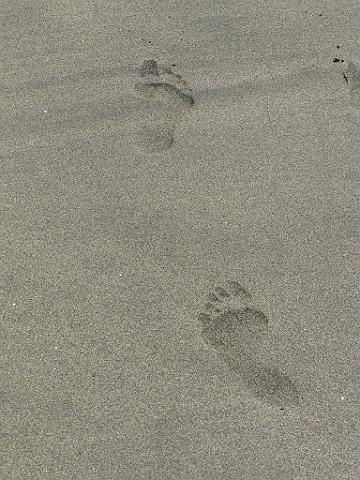
#> input picture test/images/footprints.jpg, 360 x 480 px
$ python -i image.py   (imports and definitions only)
#> lines starting #> are read from the running program, lines starting #| are printed output that depends on the picture
"""
Images manager.

"""

from io import BytesIO

from PIL import Image, ImageOps

from .helpers import node_format, preserve_ratio, size
from .parser import Tree
from .surface import cairo
from .url import parse_url

IMAGE_RENDERING = {
    'optimizeQuality': cairo.FILTER_BEST,
    'optimizeSpeed': cairo.FILTER_FAST,
}


# [102 lines left out: functions image, invert_image, not called in this run]

>>> from PIL import Image
>>> picture = Image.open('../test/images/footprints.jpg')
#> picture is the input picture: PIL image 360x480 RGB; mean R, G, B 142.2, 140, 126.9
>>> result = invert_image(picture)
#> in invert_image, `*rgb, a = img.convert('RGBA').split()`: a: PIL image 360x480 L; every value is 255
#> in invert_image, `*rgb, a = img.convert('RGBA').split()`: rgb = 3 items
#> in invert_image, `return Image.merge('RGBA', (*map(ImageOps.invert, rgb), a))`:
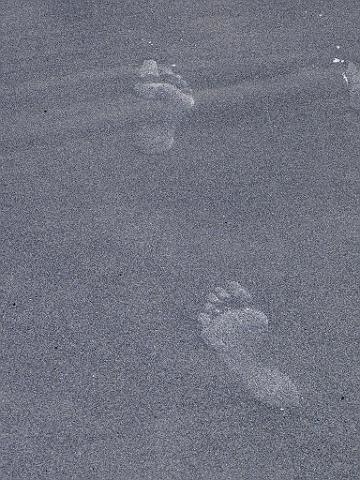
#> returned value: PIL image 360x480 RGBA; mean R, G, B, A 112.8, 115, 128.1, 255
